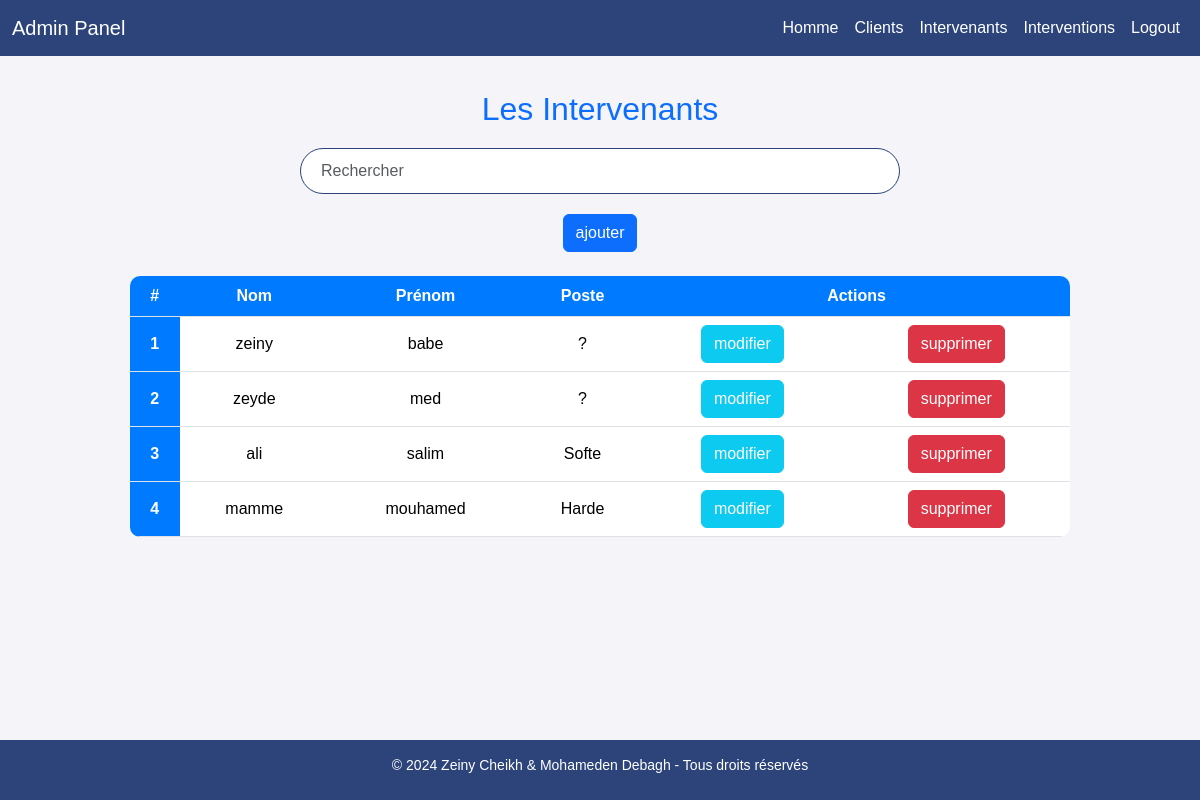
Screenshot of /Intervenant (signed in) with the database file from the repository.
### man.py (models this page shows, shortened)
class Intervenant(db.Model):
    id = db.Column(db.Integer, primary_key=True)
    nom = db.Column(db.String(50), nullable=False)
    prenom = db.Column(db.String(50), nullable=False)
    poste = db.Column(db.String(50), nullable=False)

### man.py (the view)
@app.route('/Intervenant')
def intervenant():
    if session :
        Intervenants = Intervenant.query.all()
        return render_template('Intervenant.html', Intervenants=Intervenants)
    else :
        return redirect(url_for('index'))

### templates/Intervenant.html (shortened to what this page needs)
<!DOCTYPE html>
<html lang="fr">
<head>
    <link rel="stylesheet" href="https://cdn.jsdelivr.net/npm/bootstrap@5.3.3/dist/css/bootstrap.min.css">
</head>
<body>
    <div >
        <nav class="navbar navbar-expand-lg navbar-dark">
            <div class="container-fluid">
                <a class="navbar-brand" href="#">Admin Panel</a>
                <div class="collapse navbar-collapse" id="navbarSupportedContent">
                    <ul class="navbar-nav ms-auto mb-2 mb-lg-0">
                        <li class="nav-item">
                            <a class="nav-link active" href="{{ url_for('homme') }}">Homme</a>
                        </li>
                        <li class="nav-item">
                            <a class="nav-link active" href="{{ url_for('clients') }}">Clients</a>
                        </li>
                        <li class="nav-item">
                            <a class="nav-link active" href="{{ url_for('intervenant') }}">Intervenants</a>
                        </li>
                        <li class="nav-item">
                            <a class="nav-link active" href="{{ url_for('intervention') }}">Interventions</a>
                        </li>
                        <li class="nav-item">
                            <a class="nav-link active" href="{{ url_for('logout') }}">Logout</a>
                        </li>
                    </ul>
                </div>
            </div>
        </nav>
    </div>
    <main class="content">
        <h2 class="text-center text-primary mt-4">Les Intervenants</h2>
        <div class="search-container">
            <input class="form-control" style="width: 50%; display: flex; margin-left: auto; margin-right: auto;" type="text" id="search-input" placeholder="Rechercher" onkeyup="searchTable()">
        </div>
        <div class="text-center m-1">
            <a class="btn btn-primary" href="{{ url_for('intervenant_form') }}">ajouter</a>
        </div>
        <div class="container-fluid" style="margin-bottom: 20px;">
            <table id="myTable" class="table table-hover mt-4 text-center" style="width: 80%; margin: auto;">
                <thead>
                    <tr>
                        <th scope="col">#</th>
                        <th scope="col">Nom</th>
                        <th scope="col">Prénom</th>
                        <th scope="col">Poste</th>
                        <th scope="col"class="text-center" colspan="2">Actions</th>
                    </tr>
                </thead>
                <tbody>
                    {% for Intervenant in Intervenants %}
                    <tr>
                        <th scope="row">{{ Intervenant.id }}</th>
                        <td>{{ Intervenant.nom }}</td>
                        <td>{{ Intervenant.prenom }}</td>
                        <td>{{ Intervenant.poste }}</td>
                        <td>
                            <a class="btn btn-info" style="color: #fff;" href="{{ url_for('edit_intervenant', intervenant_id=Intervenant.id) }}">
                                modifier
                            </a>
                        </td>
                        <td>
                            <a class="btn btn-danger" href="{{ url_for('delete_intervenant', intervenant_id=Intervenant.id) }}"
                               onclick="return confirm('Êtes-vous sûr de vouloir supprimer cet intervenant ?')">
                               supprimer
                            </a>
                        </td>
                    </tr>
                    {% endfor %}
                </tbody>
            </table>
        </div>
    </main>
    <footer class="text-center">
        <p>&copy; 2024 Zeiny Cheikh & Mohameden Debagh - Tous droits réservés</p>
    </footer>
</body>
</html>

### templates/Intervenant.html (style rules this page uses)
body { margin: 0; padding: 0; font-family: 'Arial', sans-serif; background-color: #f4f4f9; min-height: 100vh; display: flex; flex-direction: column; }
.navbar { background-color: #2c4479; margin-bottom: 10px; }
.navbar-nav .nav-link { color: white !important; transition: color 0.3s ease; }
.search-container input { border-radius: 50px; padding: 10px 20px; border: 1px solid #2c4479; width: 50%; margin: 20px auto; }
.table { border-radius: 10px; overflow: hidden; width: 95%; margin: 0 auto; margin-bottom:100px ; }
.table th { background-color: #007bff; color: white; }
.table td, .table th { vertical-align: middle; }
footer { background-color: #2c4479; color: white; padding: 15px 0; width: 100%; bottom: 0; left: 0; height: 60px; }
footer p { margin: 0; font-size: 14px; }
.content { flex-grow: 1; }
.btn { transition: transform 0.3s ease; }
html, body { height: 100%; }
main { flex-grow: 1; }

### rows the page displays
Intervenant: id "1", nom "zeiny", prenom "babe", poste "?"
Intervenant: id "2", nom "zeyde", prenom "med", poste "?"
Intervenant: id "3", nom "ali", prenom "salim", poste "Softe"
Intervenant: id "4", nom "mamme", prenom "mouhamed", poste "Harde"
